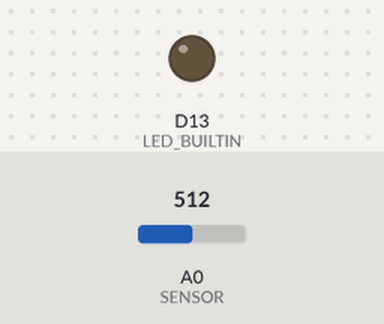
Bench run of a sketch on a simulated Arduino Nano 33 IoT. Parts: output pins drawn as LEDs (lit = HIGH). The inputs (shaded band) are chosen by the test bench; at power-on: A0 (SENSOR) = 512. Nothing arrives over Bluetooth unless stated; a phone connects over Bluetooth LE 3 s after start.

Above: at 0.1 s.
At 3.1 s:
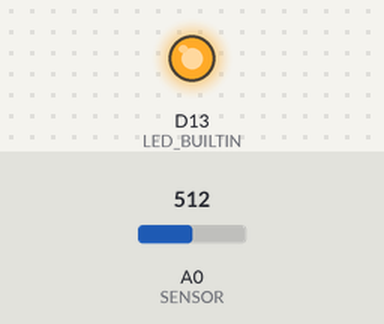
Timing chart, 0 to 4.6 s (numbered marks = the images above):
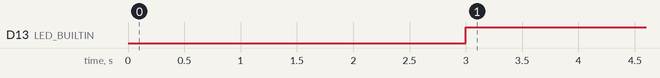

Measured:
- by itself, D13 (LED_BUILTIN): LOW → HIGH at 3.0 s

The sketch:

sensor-to-ble.ino
```cpp
#include <ArduinoBLE.h>

#define DEVICENAME "ArduinoSensor"
#define SERVICE "1101"
#define CHARACTERISTIC "2101"
#define SENSOR A0

BLEService sensorService(SERVICE);
BLEUnsignedCharCharacteristic serviceCharacteristic(CHARACTERISTIC, BLERead | BLENotify);

void setup() {
  pinMode(LED_BUILTIN, OUTPUT);
  if (!BLE.begin())
  {
    while (1);
  }

  BLE.setLocalName(DEVICENAME);
  BLE.setAdvertisedService(sensorService);
  sensorService.addCharacteristic(serviceCharacteristic);
  BLE.addService(sensorService);

  BLE.advertise();
}

void loop()
{
  BLEDevice central = BLE.central();

  if (central)
  {
    digitalWrite(LED_BUILTIN, HIGH);

    while (central.connected()) {
      int sensor = analogRead(SENSOR);
      int sensorValue = map(sensor, 0, 1023, 0, 100);
      serviceCharacteristic.writeValue(sensorValue);
      delay(200);
    }
  }
  digitalWrite(LED_BUILTIN, LOW);
}
```
